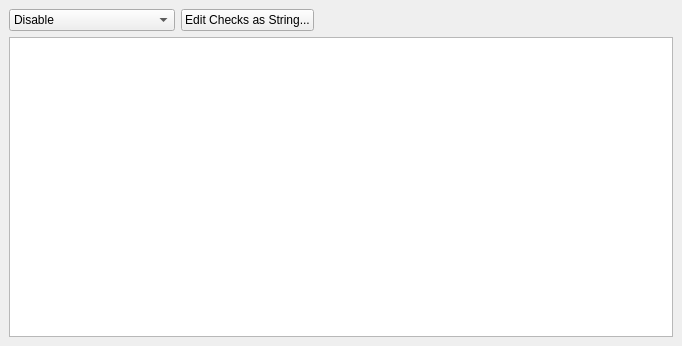
<?xml version="1.0" encoding="UTF-8"?>
<ui version="4.0">
 <class>CppTools::TidyChecks</class>
 <widget class="QWidget" name="CppTools::TidyChecks">
  <property name="geometry">
   <rect>
    <x>0</x>
    <y>0</y>
    <width>682</width>
    <height>300</height>
   </rect>
  </property>
  <property name="windowTitle">
   <string/>
  </property>
  <layout class="QVBoxLayout" name="verticalLayout_2">
   <property name="leftMargin">
    <number>9</number>
   </property>
   <property name="topMargin">
    <number>9</number>
   </property>
   <property name="rightMargin">
    <number>9</number>
   </property>
   <property name="bottomMargin">
    <number>9</number>
   </property>
   <item>
    <layout class="QHBoxLayout" name="horizontalLayout">
     <item>
      <widget class="QComboBox" name="tidyMode">
       <item>
        <property name="text">
         <string>Disable</string>
        </property>
       </item>
       <item>
        <property name="text">
         <string>Select Checks</string>
        </property>
       </item>
       <item>
        <property name="text">
         <string>Use .clang-tidy config file</string>
        </property>
       </item>
      </widget>
     </item>
     <item>
      <widget class="QPushButton" name="plainTextEditButton">
       <property name="text">
        <string>Edit Checks as String...</string>
       </property>
      </widget>
     </item>
     <item>
      <spacer name="horizontalSpacer">
       <property name="orientation">
        <enum>Qt::Horizontal</enum>
       </property>
       <property name="sizeHint" stdset="0">
        <size>
         <width>40</width>
         <height>20</height>
        </size>
       </property>
      </spacer>
     </item>
    </layout>
   </item>
   <item>
    <widget class="QStackedWidget" name="checksListWrapper">
     <widget class="QWidget" name="checksPage">
      <layout class="QVBoxLayout" name="verticalLayout">
       <property name="leftMargin">
        <number>0</number>
       </property>
       <property name="topMargin">
        <number>0</number>
       </property>
       <property name="rightMargin">
        <number>0</number>
       </property>
       <property name="bottomMargin">
        <number>0</number>
       </property>
       <item>
        <widget class="QTreeView" name="checksPrefixesTree">
         <property name="minimumSize">
          <size>
           <width>0</width>
           <height>300</height>
          </size>
         </property>
         <attribute name="headerVisible">
          <bool>false</bool>
         </attribute>
        </widget>
       </item>
      </layout>
     </widget>
     <widget class="QWidget" name="empltyPage">
      <layout class="QVBoxLayout" name="verticalLayout_3">
       <property name="leftMargin">
        <number>0</number>
       </property>
       <property name="topMargin">
        <number>0</number>
       </property>
       <property name="rightMargin">
        <number>0</number>
       </property>
       <property name="bottomMargin">
        <number>0</number>
       </property>
      </layout>
     </widget>
    </widget>
   </item>
  </layout>
 </widget>
 <resources/>
 <connections/>
</ui>
